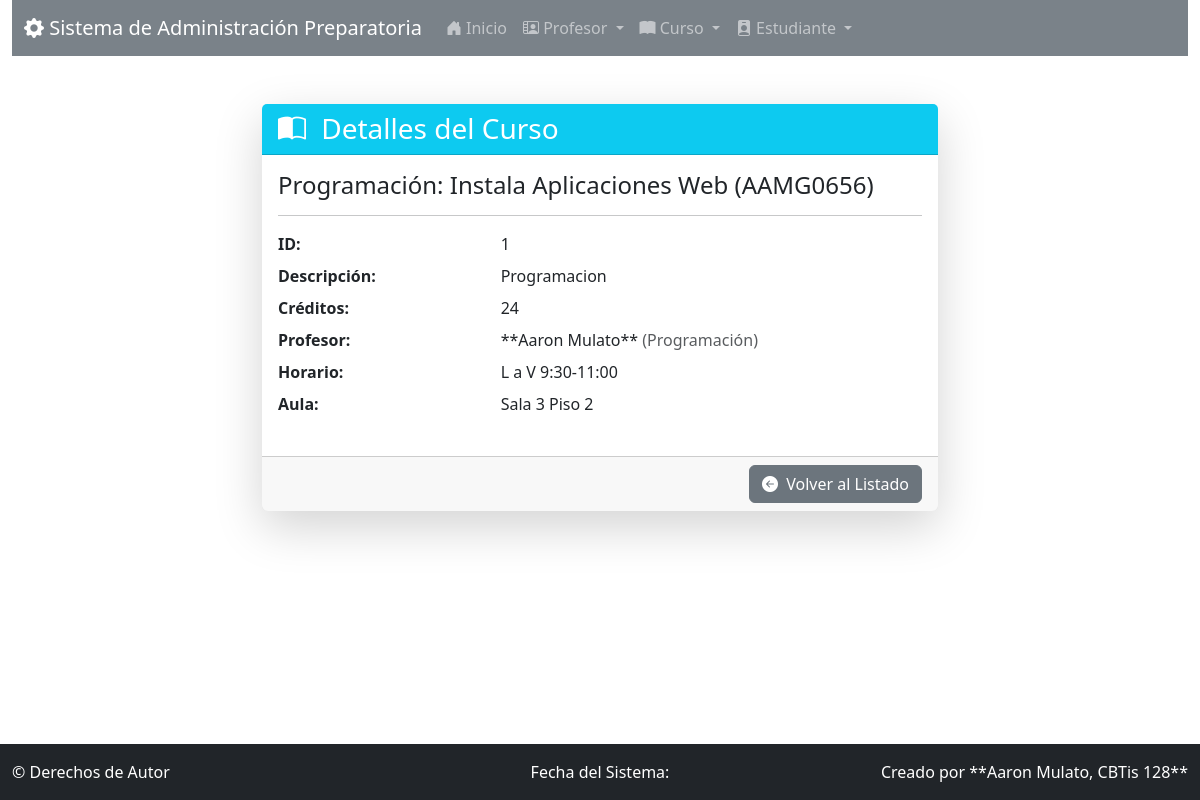
The app's page /curso/detalle/1/ with its own data.
### app_Preparatoria/models.py (models this page shows, shortened)
class Curso(models.Model):
    nombre_curso = models.CharField(max_length=50)
    codigo = models.CharField(max_length=10)
    descripcion = models.TextField(max_length=100)
    creditos = models.PositiveIntegerField()
    horario = models.CharField(max_length=50)
    aula = models.CharField(max_length=20)
    profesor = models.ForeignKey(Profesor, related_name="cursos", on_delete=models.CASCADE)

class Profesor(models.Model):
    nombre_profesor = models.CharField(max_length=50, unique=True)
    apellido_profesor = models.CharField(max_length=50, unique=True)
    correo_profesor = models.EmailField(max_length=100)
    telefono = models.CharField(max_length=15)
    especialidad = models.CharField(max_length=50, default="")
    fecha_contratacion = models.DateField(auto_now_add=True)
    activo = models.BooleanField(default=True)

### app_Preparatoria/views.py (the view)
# urls.py: path('curso/detalle/<int:curso_id>/', views.ver_detalle_curso, name='ver_detalle_curso'),
def ver_detalle_curso(request, curso_id):
    curso = get_object_or_404(Curso.objects.select_related('profesor'), pk=curso_id)
    context = {'curso': curso}
    return render(request, 'curso/ver_detalle_curso.html', context)

### app_Preparatoria/templates/curso/ver_detalle_curso.html
{% extends 'base.html' %}
{% block content %}
<div class="row justify-content-center">
    <div class="col-md-7">
        <div class="card shadow-lg border-0">
            <div class="card-header bg-info text-white">
                <h3 class="mb-0"><i class="bi bi-book-half me-2"></i> Detalles del Curso</h3>
            </div>
            <div class="card-body">
                <h4 class="card-title">{{ curso.nombre_curso }} ({{ curso.codigo }})</h4>
                <hr>
                <dl class="row">
                    <dt class="col-sm-4">ID:</dt>
                    <dd class="col-sm-8">{{ curso.id }}</dd>
                    <dt class="col-sm-4">Descripción:</dt>
                    <dd class="col-sm-8">{{ curso.descripcion }}</dd>
                    <dt class="col-sm-4">Créditos:</dt>
                    <dd class="col-sm-8">{{ curso.creditos }}</dd>
                    <dt class="col-sm-4">Profesor:</dt>
                    <dd class="col-sm-8">
                        **{{ curso.profesor.nombre_profesor }} {{ curso.profesor.apellido_profesor }}** <span class="text-muted">({{ curso.profesor.especialidad }})</span>
                    </dd>
                    <dt class="col-sm-4">Horario:</dt>
                    <dd class="col-sm-8">{{ curso.horario }}</dd>
                    <dt class="col-sm-4">Aula:</dt>
                    <dd class="col-sm-8">{{ curso.aula }}</dd>
                </dl>
            </div>
            <div class="card-footer text-end">
                <a href="{% url 'ver_curso' %}" class="btn btn-secondary"><i class="bi bi-arrow-left-circle-fill me-1"></i> Volver al Listado</a>
            </div>
        </div>
    </div>
</div>
{% endblock %}

### app_Preparatoria/templates/base.html (style rules this page uses)
:root { --bs-primary: #6c757d; --bs-secondary: #e9ecef; --bs-success: #20c997; --bs-info: #6610f2; }
body { padding-bottom: 60px; }

### records on screen
Curso: nombre_curso "Programación: Instala Aplicaciones Web", codigo "AAMG0656", id "1", descripcion "Programacion", creditos "24", profesor.nombre_profesor "Aaron", profesor.apellido_profesor "Mulato", profesor.especialidad "Programación", horario "L a V 9:30-11:00", aula "Sala 3 Piso 2"
